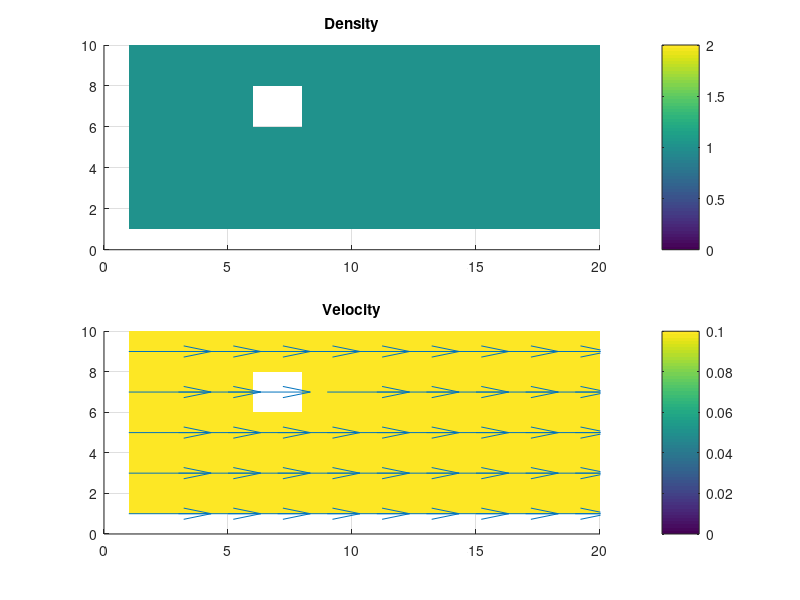

The MATLAB source for this figure: (Note: this script raises an error after producing the figure.)
% Lattice Bolzmann Simulation of Flow Around a Cylinder
%
% Milestone 2 :
% Bounce back around cylinder

clear; clc
%% Lattice Parameters
nIter = 1000;
Nx = 20;
Ny = 10;
x  = 1:Nx;  % Cells in x-direction
y  = 1:Ny;  % Cells in y-direction
[x,y] = meshgrid(x,y);
x = x'; y = y';
W  = [4/9, 1/9,1/9,1/9,1/9, 1/36,1/36,1/36,1/36];
% i     1,   2,  3,  4,  5,    6,   7,   8,   9
cx = [  0,   1,  0, -1,  0,    1,  -1,  -1,   1];
cy = [  0,   0,  1,  0, -1,    1,   1,  -1,  -1];
% opp contains the indices of opposite velocities
% i.e: cx(opp(i)) = -cx(i),    cy(opp(i)) = -cy(i)
opp= [  1,   4,  5,  2,  3,    8,   9,   6,   7];

%% Storage Parameters
nInterval = 50;
% Amount of timepoints at which values are recorded
nOut = floor(nIter/nInterval);

%% Obstacle & Wall Parameters
R  = Ny/30;
Ox = Nx/4+2;
Oy = Ny/2+2;
o  = ( (x-Ox).^2 + (y-Oy).^2 ) <= R.^2; % 2D obstacle as 1s and 0s
bodyNode = find(o); % Linear indexes of obstacle nodes

%% FLow Parameters
cs   = 1/sqrt(3);
U    = 0.1;
Re   = 40;
visc = 2.*U*R/Re; % This is different from Milestone 1!
tau  = visc/cs^2;
beta = 1/(2*tau+1);
alpha = 2; % initial value for the entropic over-relaxation parameter

%% Initialization
rho = ones(Nx,Ny);
u  = U*ones(Nx,Ny);
v  = zeros(Nx,Ny);
feq = zeros(9,Nx,Ny);

% Initialize f and feq
for i=1:9
   feq(i,:,:) = rho * W(i) ...
      .* (2 - sqrt(1 + 3*u.^2)) ...
      .* (2 - sqrt(1 + 3*v.^2)) ...
      .* ((2*u+sqrt(1+3*u.^2))./(1-u)).^cx(i) ...
      .* ((2*v+sqrt(1+3*v.^2))./(1-v)).^cy(i);
end
f = feq;

% Outputs
rhoOut = zeros(Nx,Ny,nOut);
uOut   = zeros(Nx,Ny,nOut);
vOut   = zeros(Nx,Ny,nOut);
tOut   = zeros(nOut,1);
iOut   = 0;

%% Main
w = waitbar(0, 'Simulating...');
for it = 1:nIter
   % Output
   if mod(it-1,nInterval) == 0
      iOut = iOut + 1;
      rhoOut(:,:,iOut) = rho;
      uOut  (:,:,iOut) = u;
      vOut  (:,:,iOut) = v;
      tOut  (iOut)     = it;

      tmp = rho; tmp(bodyNode) = nan;
      rhoOut(:,:,iOut) = tmp;
      tmp = u; tmp(bodyNode) = nan;
      uOut(:,:,iOut) = tmp;
      tmp = v; tmp(bodyNode) = nan;
      vOut(:,:,iOut) = tmp;
      tOut(iOut) = it;
   end
   
   % Advection/Free-flight
   for i=1:9
      f(i,:,:) = circshift(f(i,:,:), [0,cx(i),cy(i)]);
   end
   
   % Wall BC
   for i=[2 3 6 7]
      f([i opp(i)],bodyNode) = f([opp(i) i],bodyNode);
   end
      
   % Relaxation/Collision
   rho = reshape(sum(f),Nx,Ny);
   u = reshape((cx * reshape(f,9,Nx*Ny)),Nx,Ny) ./ rho;
   v = reshape((cy * reshape(f,9,Nx*Ny)),Nx,Ny) ./ rho;
   % Inlet
   u(1,2:end-1) = U;
   v(1,2:end-1) = 0;
   % rho?
   % Outlet
   % Domain
   for i = 1:9
      feq(i,:,:) = rho * W(i) ...
         .* (2 - sqrt(1 + 3*u.^2)) ...
         .* (2 - sqrt(1 + 3*v.^2)) ...
         .* ((2*u+sqrt(1+3*u.^2))./(1-u)).^cx(i) ...
         .* ((2*v+sqrt(1+3*v.^2))./(1-v)).^cy(i);
      tmp = f(i,:,:);
      f(i,:,:) = f(i,:,:) - alpha*beta*( f(i,:,:) - feq(i,:,:) ) ;
      f(i,bodyNode)  = tmp(bodyNode);
   end
   
   % Update Entropic Relaxation Parameter
   %alpha = alpha;
   
   % Update Waitbar
   waitbar(it/nIter,w,['Simulating. - ', num2str(100*it/nIter), '% done']);
end
close(w)

%% Display
maxrho = max(rhoOut(:));
minrho = min(rhoOut(:));
if minrho == maxrho, maxrho = minrho*1.1; end
uMagOut = sqrt(uOut.^2+vOut.^2);

scrsz = get(0,'ScreenSize');
figure(1)
set(1, 'Position',[1 1 scrsz(3)/2 scrsz(4)/2])

for i = 1:size(rhoOut,3)
   set(1,'Name', ['t = ', num2str(tOut(i)), ...
      ' - Re = ', num2str(Re),...
      ' - Press SPACE to advance'],...
      'NumberTitle', 'off')
   
   if i==1
      subplot(2,1,1)
      rho_plot = surf(x,y,rhoOut(:,:,i),'edgecolor','none');
      colorbar
      title('Density')
      zlim([minrho maxrho])
      view(2)
      
      subplot(2,1,2)
      u2_plot  = surf(x,y,uMagOut(:,:,i),'edgecolor', 'none');
      colorbar
      axis([0 Nx -0.001 Ny])
      view(0,90)
      hold on
      n = Ny/5;
      uv_plot = quiver3(x(1:n:end,1:n:end),...
         y(1:n:end,1:n:end),...
         ones(size(x(1:n:end,1:n:end))),...
         uOut(1:n:end,1:n:end,i),...
         vOut(1:n:end,1:n:end,i),...
         zeros(size(x(1:n:end,1:n:end))));
      title('Velocity')
      hold off
      
      set(rho_plot, 'ZDataSource', 'rhoOut(:,:,i)')
      set(u2_plot,  'ZDataSource', 'uMagOut(:,:,i)')
      set(uv_plot,  'UDataSource', 'uOut(1:n:end,1:n:end,i)')
      set(uv_plot,  'VDataSource', 'vOut(1:n:end,1:n:end,i)')
   end
   refreshdata(rho_plot)
   refreshdata(u2_plot)
   refreshdata(uv_plot)
   
   pause(0.1);
end
